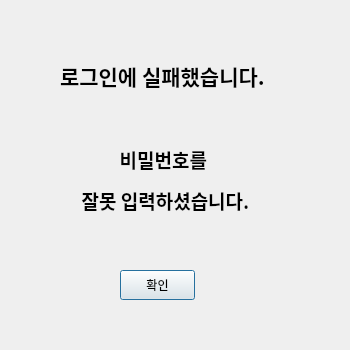
<?xml version="1.0" encoding="UTF-8"?>
<ui version="4.0">
 <class>LoginFail2</class>
 <widget class="QDialog" name="LoginFail2">
  <property name="geometry">
   <rect>
    <x>0</x>
    <y>0</y>
    <width>350</width>
    <height>350</height>
   </rect>
  </property>
  <property name="windowTitle">
   <string>Dialog</string>
  </property>
  <widget class="QPushButton" name="pushButton">
   <property name="geometry">
    <rect>
     <x>120</x>
     <y>270</y>
     <width>75</width>
     <height>30</height>
    </rect>
   </property>
   <property name="text">
    <string>확인</string>
   </property>
  </widget>
  <widget class="QLabel" name="label">
   <property name="geometry">
    <rect>
     <x>60</x>
     <y>20</y>
     <width>301</width>
     <height>111</height>
    </rect>
   </property>
   <property name="font">
    <font>
     <family>Agency FB</family>
     <pointsize>16</pointsize>
     <weight>75</weight>
     <bold>true</bold>
    </font>
   </property>
   <property name="text">
    <string>로그인에 실패했습니다.</string>
   </property>
   <property name="textFormat">
    <enum>Qt::AutoText</enum>
   </property>
  </widget>
  <widget class="QLabel" name="label_2">
   <property name="geometry">
    <rect>
     <x>50</x>
     <y>110</y>
     <width>231</width>
     <height>141</height>
    </rect>
   </property>
   <property name="font">
    <font>
     <family>Agency FB</family>
     <pointsize>14</pointsize>
     <weight>75</weight>
     <bold>true</bold>
    </font>
   </property>
   <property name="text">
    <string>&lt;html&gt;&lt;head/&gt;&lt;body&gt;&lt;p align=&quot;center&quot;&gt;비밀번호를 &lt;/p&gt;&lt;p align=&quot;center&quot;&gt;잘못 입력하셨습니다.&lt;/p&gt;&lt;/body&gt;&lt;/html&gt;</string>
   </property>
  </widget>
 </widget>
 <resources/>
 <connections/>
</ui>
